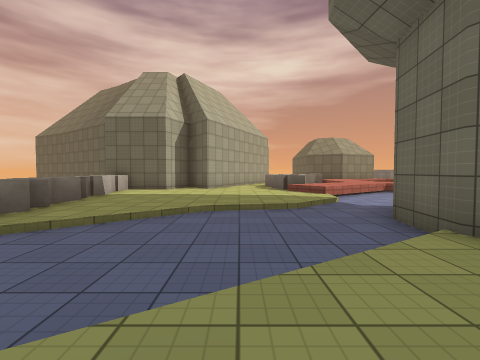
View 1 (above)

12 first-person views from a walk through a scene from a Unity 3-D project. The camera is 1.3 m above the floor, tilts 2° down and sees 90° across. The floor is counted in squares, 2 m on a side. Each view is taken from the middle of a square. On the plan, view 1 faces up. The plan holds only what a view shows up to about 9 squares ahead; the rest is blank. The place goes on beyond the plan. Surface patterns are stand-ins for the level's own textures.

View 2
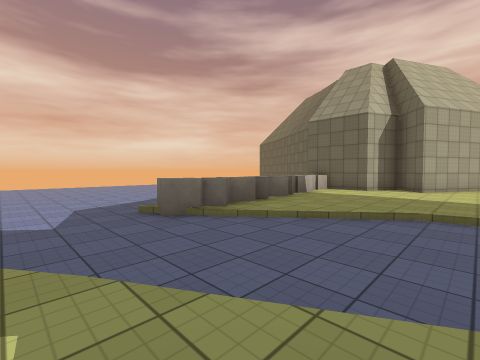

View 3
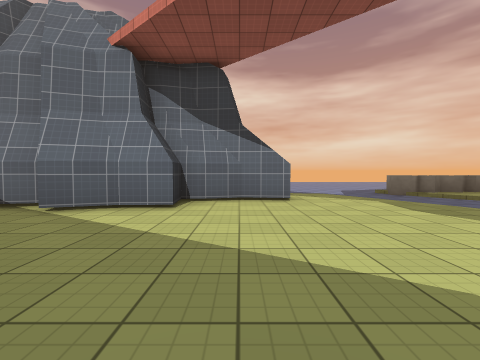

View 4
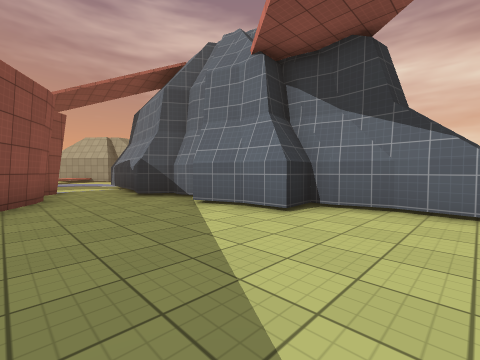

View 5
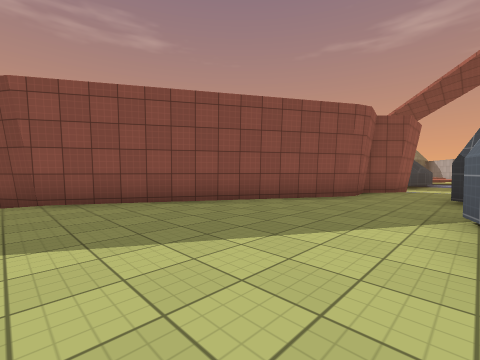

View 6
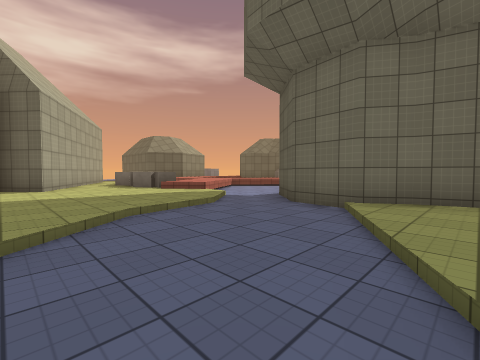

View 7
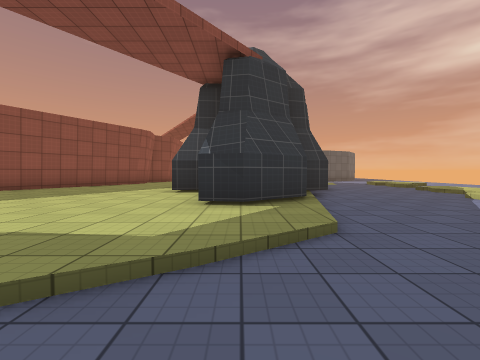

View 8
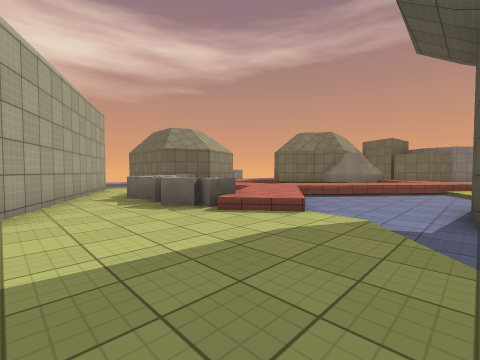

View 9
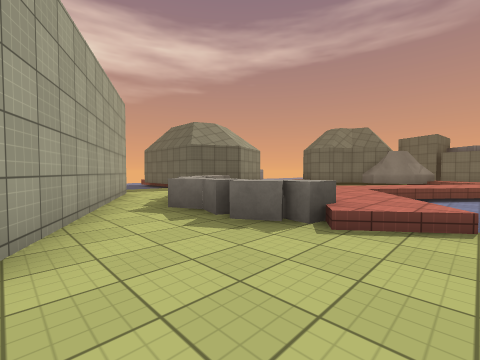

View 10
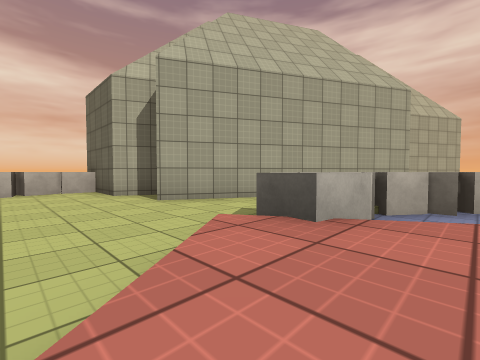

View 11
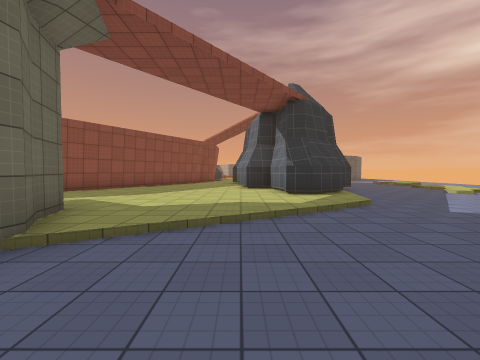

View 12
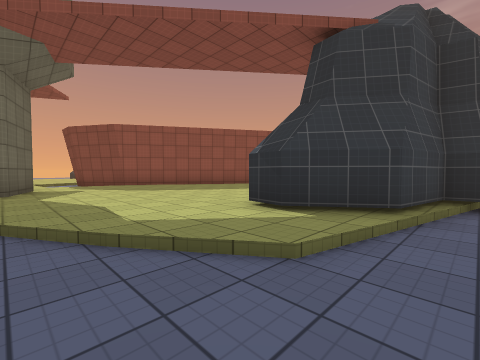

### Floor plan
Key: @ floor where view 1 was taken; # wall or solid block; . main floor; - floor 0.25 m lower than the main floor; : floor 0.5 m higher than the main floor; / step, stairs or slope; = window, fence, low wall or low ledge; ^ raised ledge; v drop or lower ground.
Columns run from 4 left of view 1 to 11 right of it. Each row starts with its distance up from view 1.
 11    #..^v :=
 10  ###..^ v::/
  9 ##....^v==::=
  8 ^...../:---/:/
  7 ^.....//----=://
  6 ^...../------=::
  5 ^...//--##--///
  4 ^../---##
  3 ^/-----#
  2 ^----/.#
  1 ---//..###
  0 --/.@......
 -1 -/......../
 -2 -.#......./#
 -3 -##.......##
 -4 -##......##
 -5 ####.....#
 -6    ##...##
 -7    #....#
 -8    #...##
 -9    ##..#
-10    ##..#
-11    #..##
-12    #  #

Positions as (right, up) in squares from view 1, and headings:
1: (0, 0), facing up
2: (0, 0), facing up-left
3: (4, -3), facing left
4: (3, -2), facing down-left
5: (0, -2), facing down-right
6: (-2, 1), facing up-right
7: (-2, 2), facing down
8: (-1, 5), facing up-right
9: (-1, 7), facing up-right
10: (3, 7), facing up-left
11: (0, 5), facing down
12: (-4, 1), facing down-right
